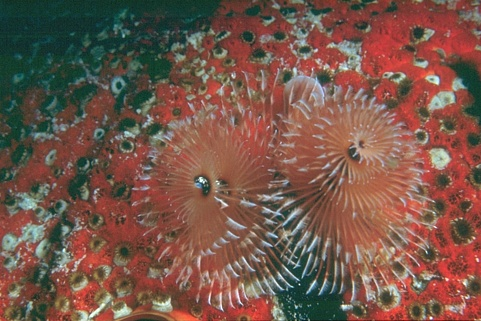
#> input picture Dataset/12084.jpg, 481 x 321 px
$ python lbp.py
#> lines starting #> are read from the running program, lines starting #| are printed output that depends on the picture
#!/usr/bin/env python3
import cv2
import numpy as np
import matplotlib.pyplot as plt
import progressbar
from skimage import feature
from skimage.feature import local_binary_pattern

def make_pow2_circle():
    tmp = np.full((3, 3), 0)
    tmp[1, 2] = 2 ** 0
    tmp[2, 2] = 2 ** 1
    tmp[2, 1] = 2 ** 2
    tmp[2, 0] = 2 ** 3
    tmp[1, 0] = 2 ** 4
    tmp[0, 0] = 2 ** 5
    tmp[0, 1] = 2 ** 6
    tmp[0, 2] = 2 ** 7
    return tmp


### This has to be applied on the whole image
def compute_elm_of_area_3x3(roi):
    tmp = np.array(roi)
    val = tmp[1, 1]
    tmp[tmp < val] = 0
    tmp[tmp >= val] = 1
    tmp[1, 1] = 0
    pow2_circ = make_pow2_circle()
    res = pow2_circ * tmp
    return np.add.reduce(res, (0, 1))


def apply_lbp_on_image(img):
    tmp = np.zeros(img.shape)

    for i in progressbar.progressbar(range(1, img.shape[0] - 1)):
        for j in range(1, img.shape[1] - 1):
            tmp[i, j] = compute_elm_of_area_3x3(img[i - 1:i + 2, j - 1:j + 2])
    return tmp


def openImg(path):
    iimm = np.array(cv2.imread(path))
    iimm = cv2.cvtColor(iimm, cv2.COLOR_BGR2RGB)
    iimm = cv2.cvtColor(iimm, cv2.COLOR_RGB2GRAY)
    return iimm.astype(np.float32)


def plot_img(im):
    fig, ax = plt.subplots(figsize=(19, 11))
    im = im.astype(np.uint8)
    ax.imshow(im, aspect='auto', interpolation='nearest')
    plt.show()


def comparison_func(img):
    return feature.local_binary_pattern(img, 8, 1, method="default")


def main():
    img = openImg("./Dataset/12084.jpg")
#> in openImg, iimm is the input picture: shape (321, 481, 3); mean B, G, R 74, 86.3, 118.6
#> in openImg, `iimm = cv2.cvtColor(iimm, cv2.COLOR_RGB2GRAY)`:
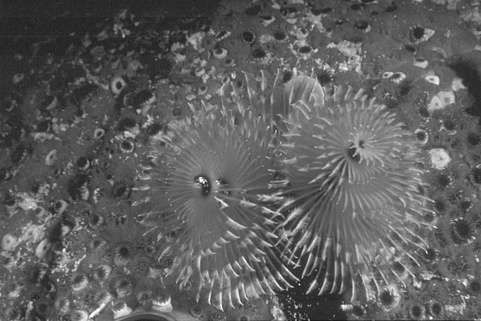
#> iimm: shape (321, 481); min 22, max 254, mean 94.6
    res = apply_lbp_on_image(img)
#> the loop in apply_lbp_on_image, `for i in progressbar.progressbar(range(1, img.shape[0] - 1)):` made 319 passes
#> after the loop in apply_lbp_on_image, `for i in progressbar.progressbar(range(1, img.shape[0] - 1)):`:
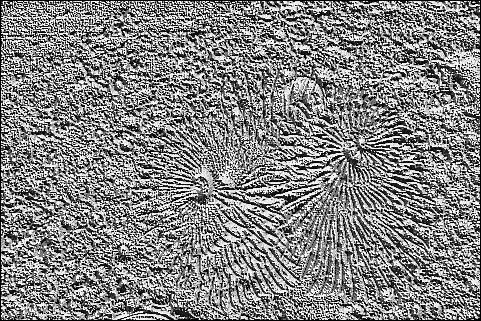
#> tmp: shape (321, 481) float64; min 0, max 255, mean 131.8
    plot_img(res)


main()

$ run again, with Dataset/108005.jpg copied over Dataset/12084.jpg
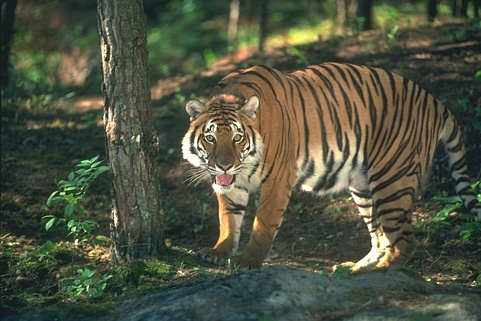
#> input picture Dataset/108005.jpg, 481 x 321 px
#> in openImg, iimm is the input picture: shape (321, 481, 3); mean B, G, R 65.1, 83.5, 79.2
#> in openImg, `iimm = cv2.cvtColor(iimm, cv2.COLOR_RGB2GRAY)`:
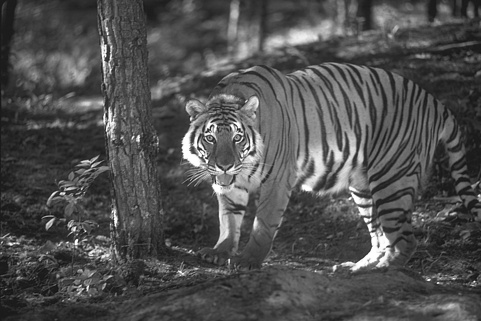
#> iimm: shape (321, 481); min 15, max 255, mean 80.1
#> the loop in apply_lbp_on_image, `for i in progressbar.progressbar(range(1, img.shape[0] - 1)):` made 319 passes
#> after the loop in apply_lbp_on_image, `for i in progressbar.progressbar(range(1, img.shape[0] - 1)):`:
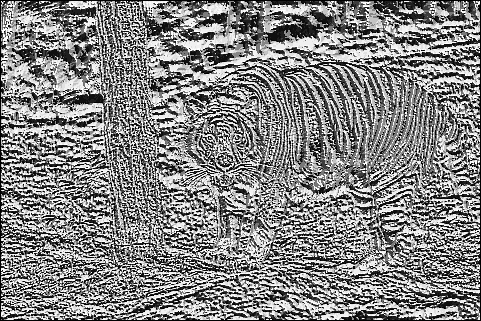
#> tmp: shape (321, 481) float64; min 0, max 255, mean 132.6

$ run again, with Dataset/163085.jpg copied over Dataset/12084.jpg
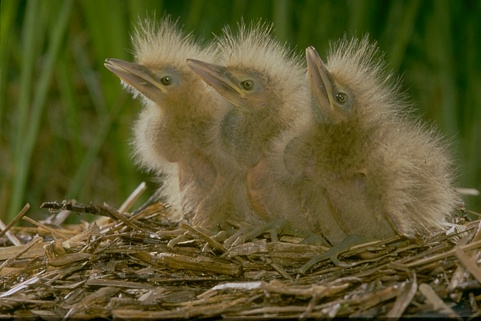
#> input picture Dataset/163085.jpg, 481 x 321 px
#> in openImg, iimm is the input picture: shape (321, 481, 3); mean B, G, R 43.5, 86.9, 91.1
#> in openImg, `iimm = cv2.cvtColor(iimm, cv2.COLOR_RGB2GRAY)`:
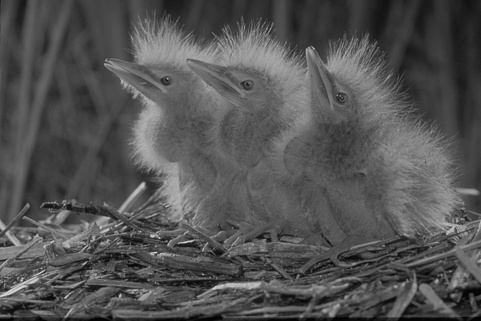
#> iimm: shape (321, 481); min 0, max 226, mean 83.2
#> the loop in apply_lbp_on_image, `for i in progressbar.progressbar(range(1, img.shape[0] - 1)):` made 319 passes
#> after the loop in apply_lbp_on_image, `for i in progressbar.progressbar(range(1, img.shape[0] - 1)):`:
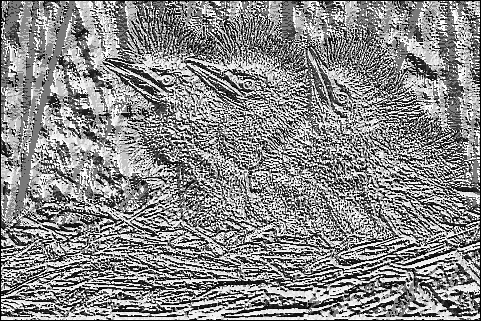
#> tmp: shape (321, 481) float64; min 0, max 255, mean 137.3
